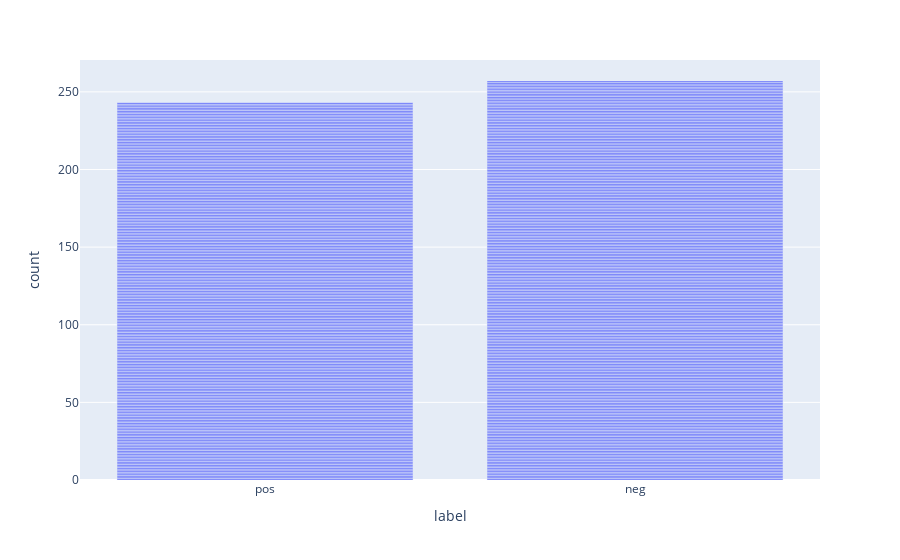

Notebook code for this chart:
### Code cell
px.bar(mini_df, x='label')

### Figure 1 — Plotly figure (JSON) as saved in the notebook; plotly's stock layout.template omitted (floating-point values rounded to 4 significant figures; data arrays with more than 128 entries replaced by an {"elided": "..."} marker saying what was removed)
{"data": [{"alignmentgroup": "True", "hovertemplate": "label=%{x}<br>count=%{y}<extra></extra>", "legendgroup": "", "marker": {"color": "#636efa", "pattern": {"shape": ""}}, "name": "", "offsetgroup": "", "orientation": "v", "showlegend": false, "textposition": "auto", "type": "bar", "x": {"elided": "500 str values"}, "xaxis": "x", "y": {"elided": "500 int values"}, "yaxis": "y"}], "layout": {"barmode": "relative", "legend": {"tracegroupgap": 0}, "margin": {"t": 60}, "xaxis": {"anchor": "y", "domain": [0, 1], "title": {"text": "label"}}, "yaxis": {"anchor": "x", "domain": [0, 1], "title": {"text": "count"}}}}
